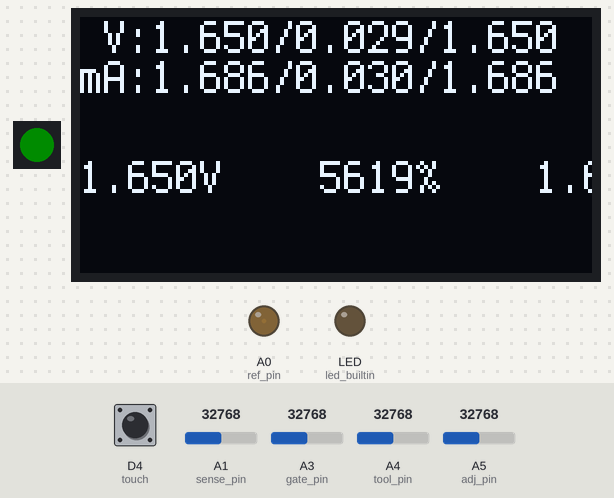
Simulated run of this program. Board: CircuitPython board. On the bench: 1 RGB LEDs in strip order, left to right, 128×64 one-colour display, output pins drawn as LEDs (lit = HIGH). The test bench sets the inputs (shaded band); at power-on: D4 (touch) LOW, A5 (adj_pin) = 32768, A1 (sense_pin) = 32768, A3 (gate_pin) = 32768, A4 (tool_pin) = 32768 (analog values on the 0–65535 scale). Dim RGB values are drawn brighter than linear; touch pads read as touched when driven HIGH; what the program prints to the serial console is not drawn.

Above: at 1.2 s.
1.3 s: D4 (touch) pulled HIGH for 1 s
At 2.1 s:
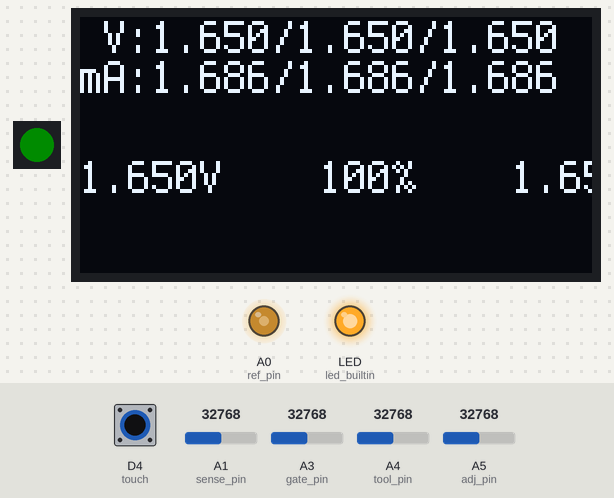
3.8 s: A5 (adj_pin) set to 45874
At 4.2 s:
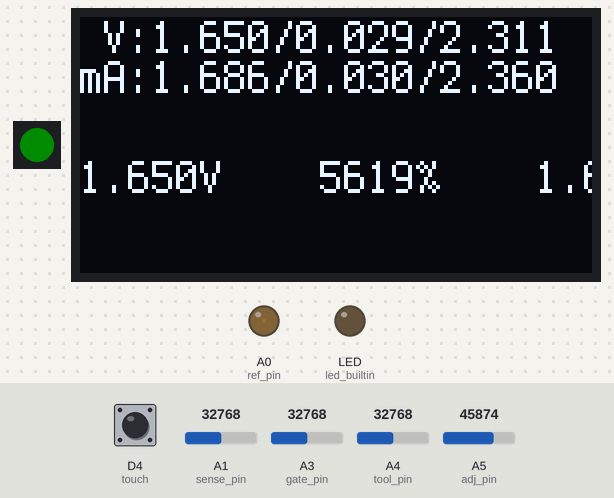
5.3 s: D4 (touch) pulled HIGH for 3.2 s
At 6.6 s:
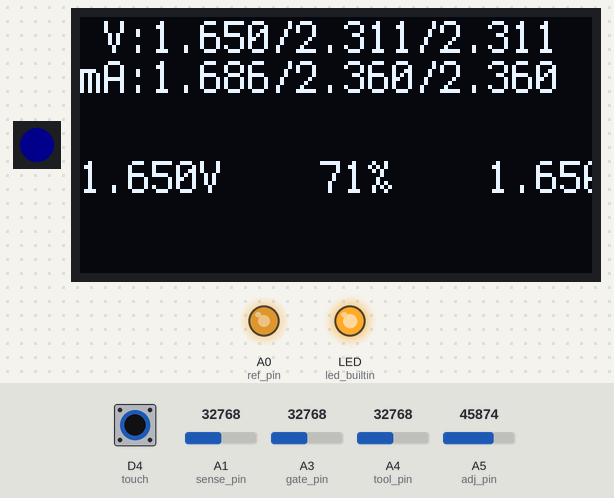
10.0 s: A1 (sense_pin) set to 45874
At 11.2 s:
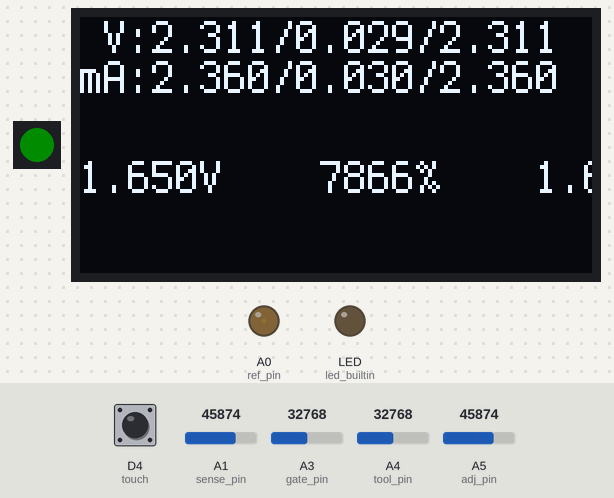
11.5 s: A3 (gate_pin) set to 45874
At 12.6 s:
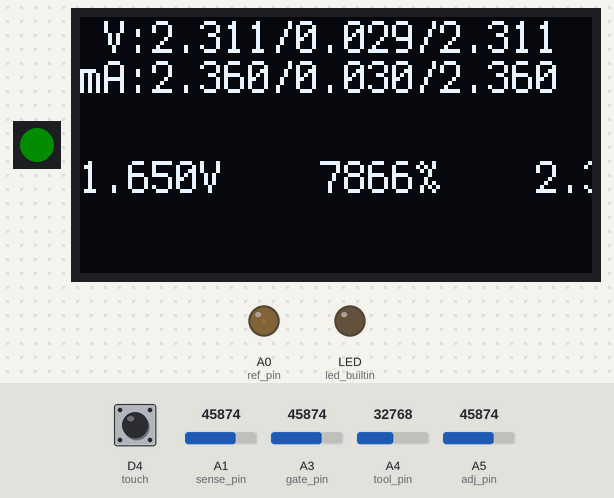
13.0 s: A4 (tool_pin) set to 19660
At 13.7 s:
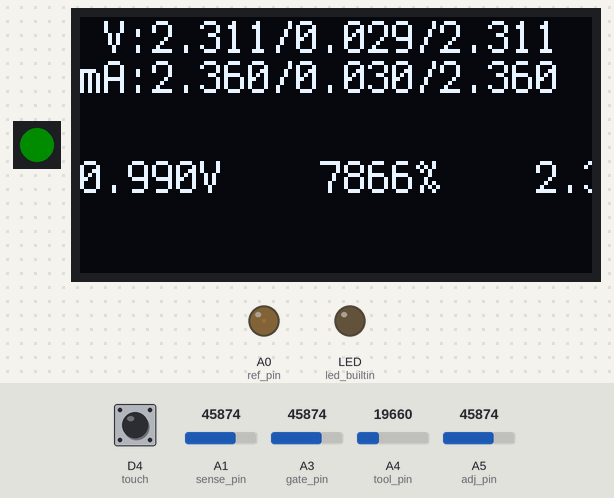
Timing chart, 0 to 15.5 s (numbered marks = the images above; inputs shaded):
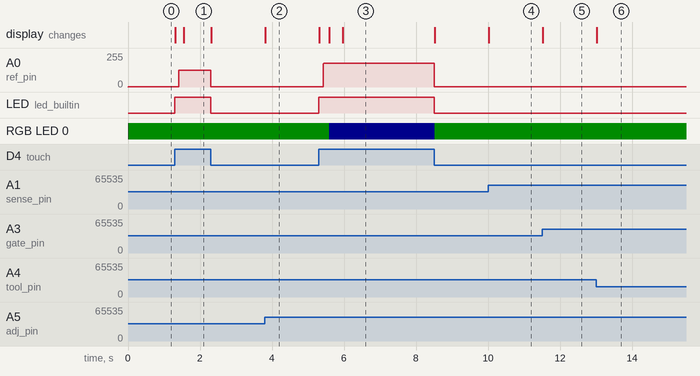

Measured:
- after the input at 1.3 s, A0 (ref_pin): 2/255 → 127/255 after 0.11 s, → 2/255 0.89 s later; LED (led_builtin): LOW → HIGH at once, → LOW 1.0 s later; the display: first changes at once (image 1 shows a later state)
- after the input at 3.8 s, the display: changes at once (image 2)
- after the input at 5.3 s, A0 (ref_pin): 2/255 → 178/255 after 0.12 s, → 2/255 3.1 s later; LED (led_builtin): LOW → HIGH at once, → LOW 3.2 s later; RGB LED 0: RGB(0, 12, 0) → RGB(0, 0, 12) after 0.28 s, → RGB(0, 12, 0) 2.9 s later; the display: first changes at once (image 3 shows a later state)
- after the input at 10.0 s, the display: changes at once (image 4)
- after the input at 11.5 s, the display: changes at once (image 5)
- after the input at 13.0 s, the display: changes at once (image 6)

The program:

code_copy.py
```python
import math
import time

import adafruit_displayio_ssd1306
import board
import displayio
import neopixel
import terminalio
import touchio
from adafruit_display_text import label
from analogio import AnalogIn, AnalogOut
from digitalio import DigitalInOut, Direction, Pull
from neopixel import NeoPixel


class MODE:
    Waiting = 1
    Setting = 2
    Zapping = 3
class COLORS:
    RED = 0
    YELLOW = 1/6
    LIME = 2/6
    CYAN = 3/6
    BLUE = 4/6
    MAGENTA = 5/6

    # h2r = lambda h,s,v: (lambda i: (lambda f: (lambda p: (lambda q: (lambda t: [(v, t, p),(q, v, p),(p, v, t),(p, q, v),(t, p, v),(v, p, q)][int(i%6)])(v * (1-(1-f)*s)))(v * (1-f*s)))(v * (1-s)))(h*6 - i))(math.floor(h*6))

    def hsv2rgb(h:float, s:float=1, v:int=255):
        i = math.floor(h*6)
        f = h*6 - i
        p = round(v * (1-s))
        q = round(v * (1-f*s))
        t = round(v * (1-(1-f)*s))

        return [
            (v, t, p),
            (q, v, p),
            (p, v, t),
            (p, q, v),
            (t, p, v),
            (v, p, q),
        ][int(i%6)]


displayio.release_displays()
i2c = board.I2C()
display_bus = displayio.I2CDisplay(i2c, device_address=0x3d)#, reset=board.D6)
display = adafruit_displayio_ssd1306.SSD1306(display_bus, width=128, height=64, rotation=180)


pixel = NeoPixel(board.NEOPIXEL, 1, pixel_order=neopixel.GRB)
def set_color(hue,sat=1,brightness=1):
    pixel[0] = COLORS.hsv2rgb(hue, min(sat,1), min(brightness,1)*255)

led_builtin = DigitalInOut(board.LED)
led_builtin.direction = Direction.OUTPUT

ref_pin = AnalogOut(board.A0)
sense_pin = AnalogIn(board.A1)
gate_pin = AnalogIn(board.A3)
tool_pin = AnalogIn(board.A4)
adj_pin = AnalogIn(board.A5)
touch = touchio.TouchIn(board.D4)

def tween(current, next, factor=0.01):
    return current * (1-factor) + next * factor

sense_text = label.Label(terminalio.FONT, text="sense")
sense_text.x = 0
sense_text.y = 5
current_text = label.Label(terminalio.FONT, text="current")
gate_text = label.Label(terminalio.FONT, text="gate")
current_text.y=15
gate_text.y=25
labels = displayio.Group()
display.show(labels)
labels.append(sense_text)
labels.append(current_text)
labels.append(gate_text)

mode = MODE.Waiting
conv = 3.3/65520#35
rsense = 979#1459
rtooldiv = 646/66.6
vbaseline = 0.000_030 * rsense
vtarget = vbaseline
vadj = vbaseline
while True:
    led_builtin.value = touch.value
    vsense = sense_pin.value * conv
    vgate = gate_pin.value * conv
    vtool = tool_pin.value * conv# * rtooldiv
    touching = touch.value

    # vadj = tween(vadj, adj_pin.value * conv, 0.25)
    vadj = adj_pin.value * conv
    vtarget = tween(vtarget, vadj, 0.1) if touch.value else vbaseline


    ref_pin.value = int(vtarget / conv)

    something = vsense / vtarget

    set_color(COLORS.LIME if something > 0.95 else COLORS.BLUE, brightness=.05)

    # time.sleep(.001)

    sense_text.text=" V:%0.3f/%0.3f/%0.3f" % (vsense, vtarget, vadj)
    current_text.text="mA:%0.3f/%0.3f/%0.3f" % (vsense * 1000 / rsense, vtarget * 1000 / rsense, vadj * 1000 / rsense)
    gate_text.text="\n%0.3fV\t%d%%\t%0.3fV" % (vtool, something * 100, vgate)

    print("%0.3f - %0.3f" % (vadj, vtarget))
```
